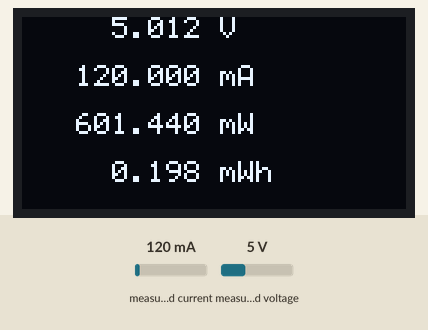
A sketch run on a simulated Arduino Uno, built with avr-gcc and run on an emulated ATmega328P. On the bench: 128×64 one-colour display. The inputs (shaded band) are chosen by the test bench; at power-on: measured voltage 5 V, measured current 120 mA. Storage starts empty.

Above: at 1.2 s.
1.3 s: measured voltage set to 0.3 V
At 1.44 s:
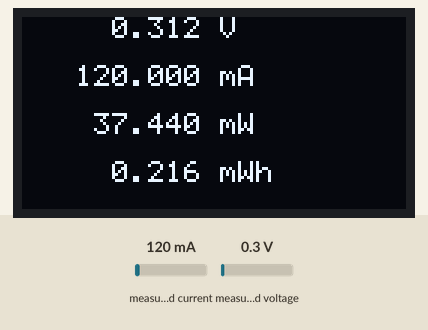
2.9 s: measured current set to 40 mA
At 4.31 s:
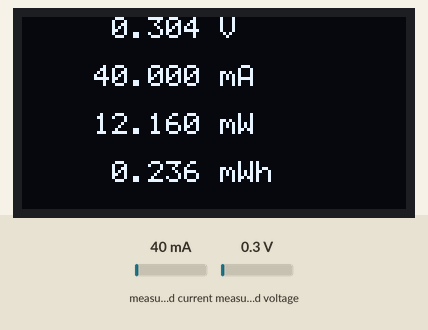
4.4 s: measured current set to 500 mA
At 5.5 s:
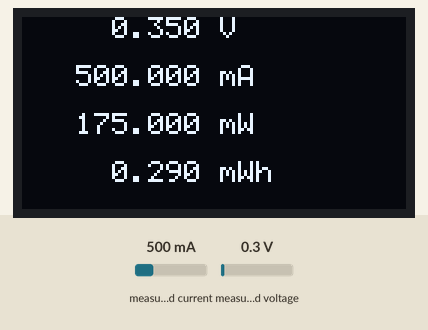
5.9 s: measured voltage set to 3.8 V
At 6.9 s:
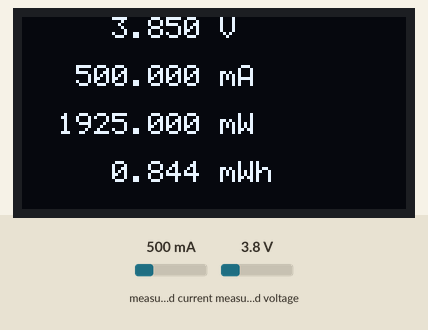

The sketch:

DataLogger.ino
```cpp
/**
 * @file DataLogger.ino
 * @brief Implement the INA219-based datalogger, with an SSD1306 OLED display
 * and MicroSD card logging
 * @author Gilles Henrard
 * @date 29/07/2024
 *
 * @note Datasheets :
 *   - SSD1306 : https://cdn-shop.adafruit.com/datasheets/SSD1306.pdf
 *   - INA219 https://www.ti.com/lit/gpn/ina219
 */
#include <Adafruit_INA219.h>
#include <SSD1306AsciiAvrI2c.h>
#include <SdFat.h>

#define MS_PER_HOUR 3600000.0F  ///< Number of milliseconds in an hour

// global variables
volatile boolean timerOccurred = false; ///< Flag indicating whether a timer interrupt occurred

// SSD1306 OLED display variables
#define OLED_RESET 4        ///< GPIO pin used to reset the screen
SSD1306AsciiAvrI2c display; ///< Display control instance

// INA219 variables
Adafruit_INA219 ina219;        ///< INA219 control instance
float current_mA = 0.0F;       ///< Latest Current measurement (mA)
float loadvoltage_V = 0.0F;    ///< Latest Load voltage measurement (V)
float power_mW = 0.0F;         ///< Latest Power measurement (mW)
float energy_mWh = 0.0F;       ///< Latest Energy measurement (mWh)
unsigned long msSinceBoot = 0; ///< Time elapsed since boot (ms)

// declare microSD variables
#define CHIPSELECT 10
#define ENABLE_DEDICATED_SPI 1
#define SD_CONFIG SdSpiConfig(SD_CS_PIN, DEDICATED_SPI, SPI_CLOCK)
#define SPI_DRIVER_SELECT 0
SdFat32 sd;        ///< MicroSD card control instance
File32 outputFile; ///< File instance to which data will be flushed

/**
 * @brief Setup the hardware
 */
void setup()
{
    // Disable ADC
    ADCSRA = 0;
    ACSR = 0x80;

    // setup the INA219
    ina219.begin();

    // setup the SDcard reader
    sd.begin(CHIPSELECT);
    outputFile.open("MEAS.csv", O_WRITE | O_CREAT | O_TRUNC);
    outputFile.print("Time,Voltage,Current\n");
    outputFile.sync();

    // setup the display
    display.begin(&Adafruit128x64, 0x3C, OLED_RESET);
    display.setFont(System5x7);
    display.clear();

    // stop interrupts
    cli();

    // TIMER 1 for interrupt frequency 1 Hz:

    // initialise the CCR register and the counter
    TCCR1A = 0;
    TCCR1B = 0;
    TCNT1 = 0;

    // set compare match register for 10 Hz increments
    OCR1A = 12499; // = 8000000 / (64 * 10) - 1 (must be <65536)

    // turn on CTC mode
    TCCR1B |= (1 << WGM12);

    // Set CS12, CS11 and CS10 bits for 64 prescaler
    TCCR1B |= (0 << CS12) | (1 << CS11) | (1 << CS10);

    // enable timer compare interrupt
    TIMSK1 |= (1 << OCIE1A);

    // allow interrupts
    sei();
}

/**
 * @brief Main program loop
 */
void loop()
{
    static float previousCurrent = 0.0F; ///< previous current measurement buffer (retains value at each function pass)
    static float previousVoltage = 0.0F; ///< previous voltage measurement buffer (retains value at each function pass)
    static float previousPower = 0.0F;   ///< previous power measurement buffer (retains value at each function pass)
    static float previousEnergy = 0.0F;  ///< previous energy measurement buffer (retains value at each function pass)

    // if timer has been reached
    if (timerOccurred)
    {
        // reset the flag
        timerOccurred = false;

        // get the values measured by the INA219
        ina219values();

        // write the data at the end of MEAS.csv
        writeFile();

        //
        //	Display update procedure in main loop to avoid
        //		wasting clock time in function call
        //

        // update the voltage line on the SSD1306 display
        if (loadvoltage_V != previousVoltage)
        {
            displayline(loadvoltage_V, 0, PSTR("V"));
            previousVoltage = loadvoltage_V;
        }

        // update the current line on the SSD1306 display
        if (current_mA != previousCurrent)
        {
            displayline(current_mA, 2, PSTR("mA"));
            previousCurrent = current_mA;
        }

        // update the power line on the SSD1306 display
        if (power_mW != previousPower)
        {
            displayline(power_mW, 4, PSTR("mW"));
            previousPower = power_mW;
        }

        // update the energy line on the SSD1306 display
        if (energy_mWh != previousEnergy)
        {
            displayline(energy_mWh, 6, PSTR("mWh"));
            previousEnergy = energy_mWh;
        }
    }
}

/**
 * @brief Process a Timer1 interrupt
 * @details Set the flag indicating timer has been reached
 *
 * @param TIMER1_COMPA_vect timer1 comparator vector
 */
ISR(TIMER1_COMPA_vect)
{
    timerOccurred = true;
}

/**
 * @brief Format and display a measurment at the right line
 *
 * @param measurment Value measured to display
 * @param line_num Line number at which display the value
 * @param line_end End of line (unit) to append to the line
 */
static void displayline(const float value, const uint8_t screenLineNumber, const char unitString[])
{
    char LineToPrint[16] = {0};

    // format the line ([-]xxxxx.xxx [unit])
    dtostrf(value, 10, 3, LineToPrint);
    strcat_P(LineToPrint, PSTR(" "));
    strcat_P(LineToPrint, unitString);

    // place the cursor and write the line
    display.setCursor(0, screenLineNumber);
    display.print(LineToPrint);
}

/**
 * @brief Request measurement values to the INA219 via I²C
 * @note This takes 11ms overall
 */
static void ina219values()
{
    float shuntvoltage_mV = 0.0F;
    float busvoltage_V = 0.0F;
    static unsigned long previousTime_ms = 0; // retains value at each pass

    // turn the INA219 on
    ina219.powerSave(false);

    // get the shunt voltage, bus voltage, current and power consumed from the
    // INA219
    shuntvoltage_mV = ina219.getShuntVoltage_mV();
    busvoltage_V = ina219.getBusVoltage_V();
    current_mA = ina219.getCurrent_mA();
    msSinceBoot = millis();

    // turn the INA219 off
    ina219.powerSave(true);

    // compute the load voltage
    loadvoltage_V = busvoltage_V + (shuntvoltage_mV / 1000.0F);

    // compute the power consumed
    power_mW = loadvoltage_V * current_mA;

    // compute the energy consumed since last measurement  (E[mWh] = P[mW] * dt[h])
    // + add it to previously consumed
    // (multiplying first then dividing, to mitigate rounding issues as much as possible)
    energy_mWh += ((power_mW * (float)(msSinceBoot - previousTime_ms)) / MS_PER_HOUR);

    // update time at latest measurements
    previousTime_ms = msSinceBoot;
}

/**
 * @brief Append the measurments in a CSV file
 */
static void writeFile()
{
    static uint8_t nbLinesWritten = 0; ///< Number of cycles since last MicroSD flush (retains value at each pass)
    char finalLine[32], voltageString[16] = {0}, currentString[16] = {0};

    // prepare buffers with the voltage and current values in strings
    dtostrf(loadvoltage_V, 10, 3, voltageString);
    dtostrf(current_mA, 10, 3, currentString);

    // format a csv line : time,voltage,current\n
    sprintf_P(finalLine, PSTR("%ld,%s,%s\n"), msSinceBoot, voltageString, currentString);

    // write the line in the file
    outputFile.write(finalLine);

    // after 9 cycles (1 sec.), apply SD buffer changes to file in SD
    if (nbLinesWritten >= 9)
    {
        outputFile.sync();
    }

    // increment cycles count + reset to 0 after 10 cycles
    nbLinesWritten++;
    nbLinesWritten %= 10;
}
```
